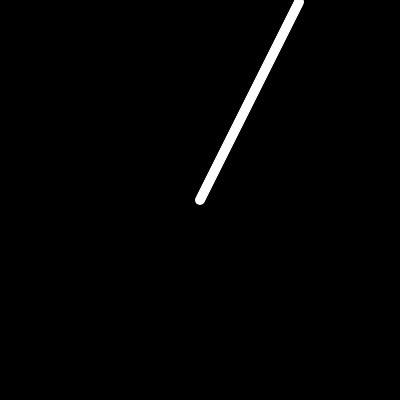
Frame 1 (no input)
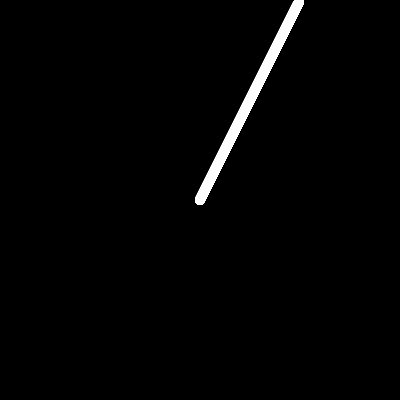
Frame 60 (no input)
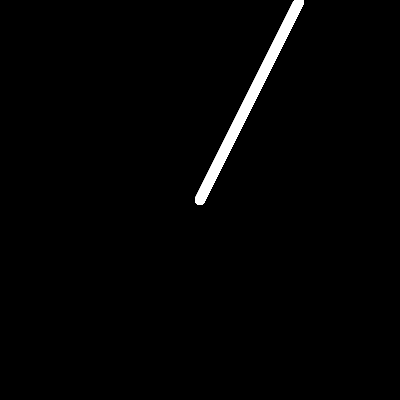
Frame 120 (the mouse pressed at the canvas centre since frame 60)

The p5.js sketch that drew these frames (run headless with seeded random() and noise() and a simulated clock; from frame 60 on, the mouse is pressed at the canvas centre):

// p5.js sketch
// ── sketch.js
function setup() {
  createCanvas(400, 400);
  background(0);
  noStroke();
}

function draw() {
  //background(0);
  drawLine(200, 200, -2, 0, 100);
}

function drawLine(startx, starty, m, b, length) {
  for (let x = 0; x < length; x++) {
    let y = m * x + b;
    ellipse(x + startx, y + starty, 10, 10);
  }
}
